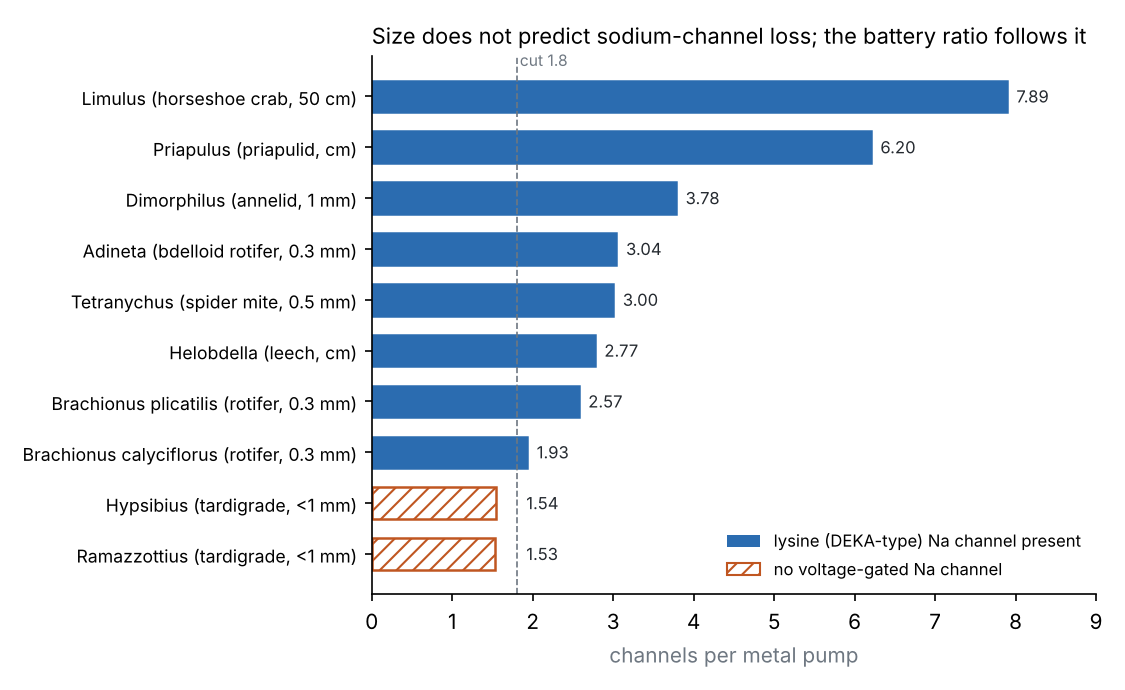

Write Python code to recreate this figure.
"""Manuscript 2, Figure 8: battery ratio vs voltage-gated sodium channel in 10 nerve-bearing animals tested blind L3613-L3645
(ratios from rounds/L3613_grade_output.txt, L3621, L3629 (v2), L3637, L3645 tool outputs). Hatched = no voltage-gated Na channel."""
import matplotlib; matplotlib.use('Agg'); import matplotlib.pyplot as plt
rows=[('Ramazzottius (tardigrade, <1 mm)',1.53,0),('Hypsibius (tardigrade, <1 mm)',1.54,0),('Brachionus calyciflorus (rotifer, 0.3 mm)',1.93,1),
      ('Brachionus plicatilis (rotifer, 0.3 mm)',2.57,1),('Helobdella (leech, cm)',2.77,1),('Tetranychus (spider mite, 0.5 mm)',3.00,1),
      ('Adineta (bdelloid rotifer, 0.3 mm)',3.04,1),('Dimorphilus (annelid, 1 mm)',3.78,1),('Priapulus (priapulid, cm)',6.20,1),('Limulus (horseshoe crab, 50 cm)',7.89,1)]
fig,ax=plt.subplots(figsize=(7.5,4.6),dpi=150)
for i,(n,v,na) in enumerate(rows):
    ax.barh(i,v,color='#2b6cb0' if na else 'white',edgecolor='#2b6cb0' if na else '#c05621',hatch=None if na else '///',height=0.62,lw=1.2)
    ax.text(max(v,1.8)+0.12,i,'%.2f'%v,va='center',fontsize=8,color='#24292f')
ax.set_yticks(range(len(rows))); ax.set_yticklabels([r[0] for r in rows],fontsize=8.5); ax.set_xlim(0,9)
ax.axvline(1.8,color='#6e7781',ls='--',lw=0.8); ax.text(1.84,len(rows)-0.4,'cut 1.8',fontsize=7.5,color='#6e7781')
for s in ('top','right'): ax.spines[s].set_visible(False)
ax.set_xlabel('channels per metal pump',color='#6e7781')
from matplotlib.patches import Patch
ax.legend(handles=[Patch(facecolor='#2b6cb0',label='lysine (DEKA-type) Na channel present'),Patch(facecolor='white',edgecolor='#c05621',hatch='///',label='no voltage-gated Na channel')],fontsize=8,frameon=False,loc='lower right')
ax.set_title('Size does not predict sodium-channel loss; the battery ratio follows it',fontsize=10.5,loc='left')
plt.tight_layout(); plt.savefig('figures/L3649_size_sodium.png')
